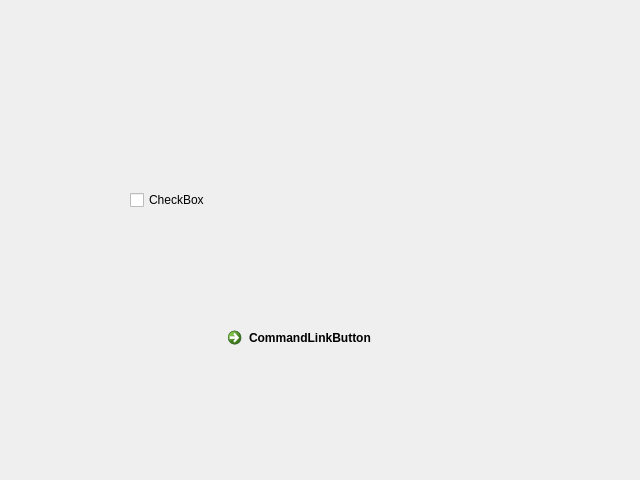
<?xml version="1.0" encoding="UTF-8"?>
<ui version="4.0">
 <class>LogItemCfgDlg</class>
 <widget class="QDialog" name="LogItemCfgDlg">
  <property name="geometry">
   <rect>
    <x>0</x>
    <y>0</y>
    <width>640</width>
    <height>480</height>
   </rect>
  </property>
  <property name="windowTitle">
   <string>Dialog</string>
  </property>
  <widget class="QCommandLinkButton" name="commandLinkButton">
   <property name="geometry">
    <rect>
     <x>220</x>
     <y>320</y>
     <width>185</width>
     <height>41</height>
    </rect>
   </property>
   <property name="text">
    <string>CommandLinkButton</string>
   </property>
  </widget>
  <widget class="QCheckBox" name="checkBox">
   <property name="geometry">
    <rect>
     <x>130</x>
     <y>190</y>
     <width>76</width>
     <height>20</height>
    </rect>
   </property>
   <property name="text">
    <string>CheckBox</string>
   </property>
  </widget>
 </widget>
 <resources/>
 <connections/>
</ui>
